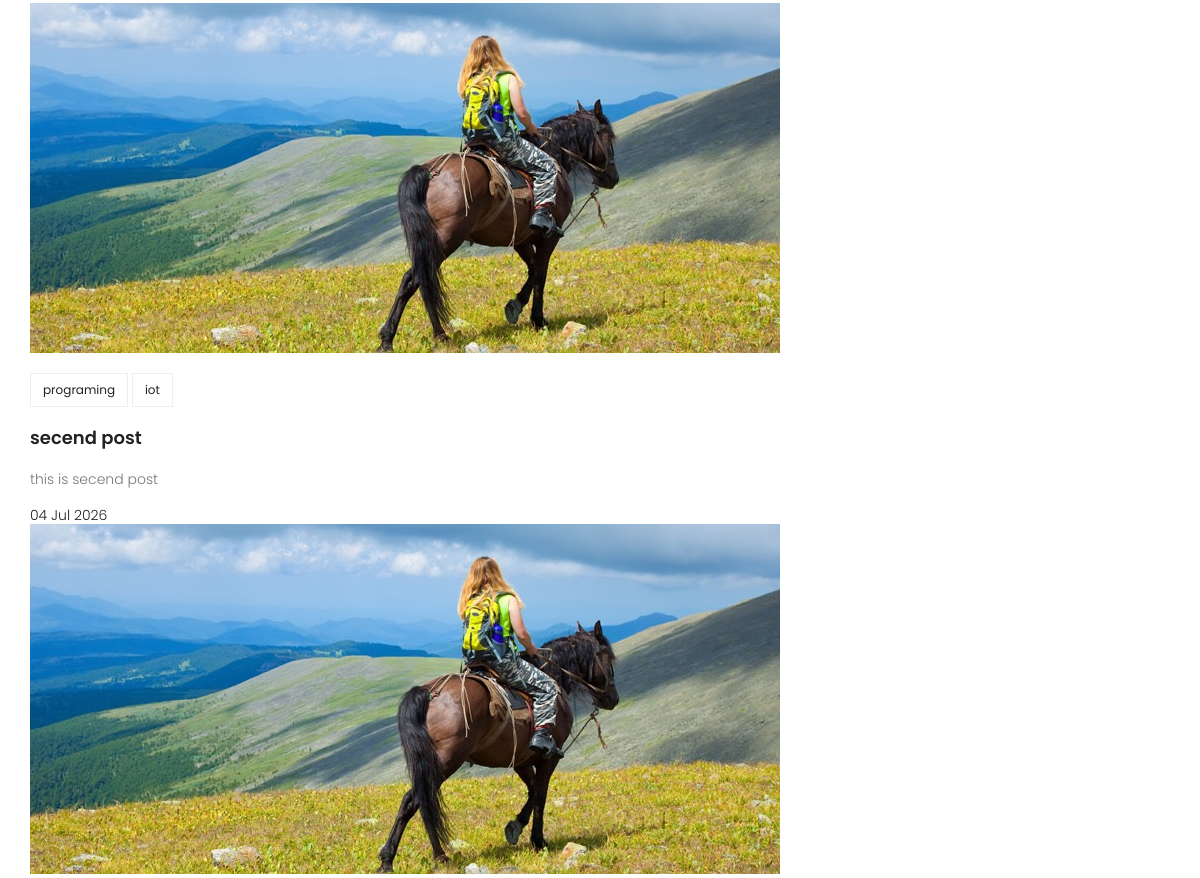
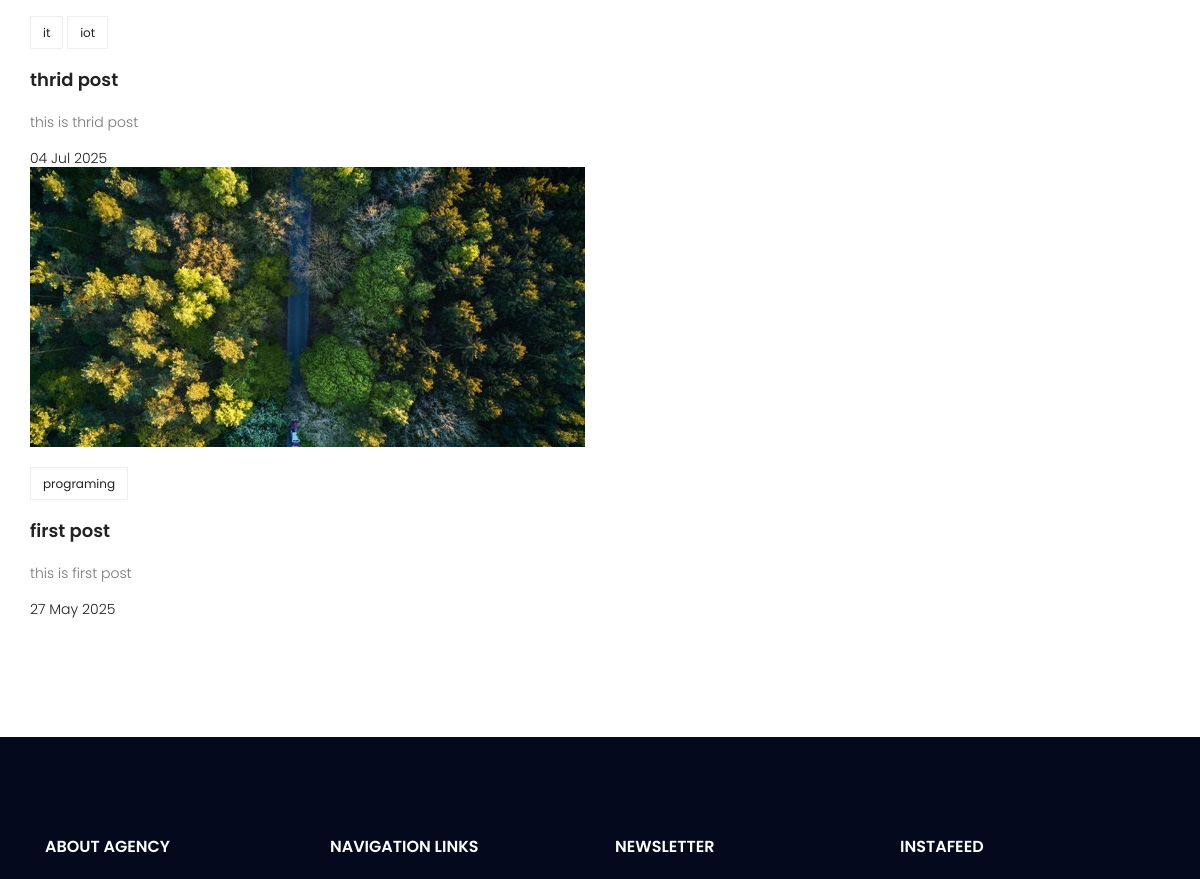
/ (middle part), run on an earlier commit of the app's database (2 pictures, top to bottom).
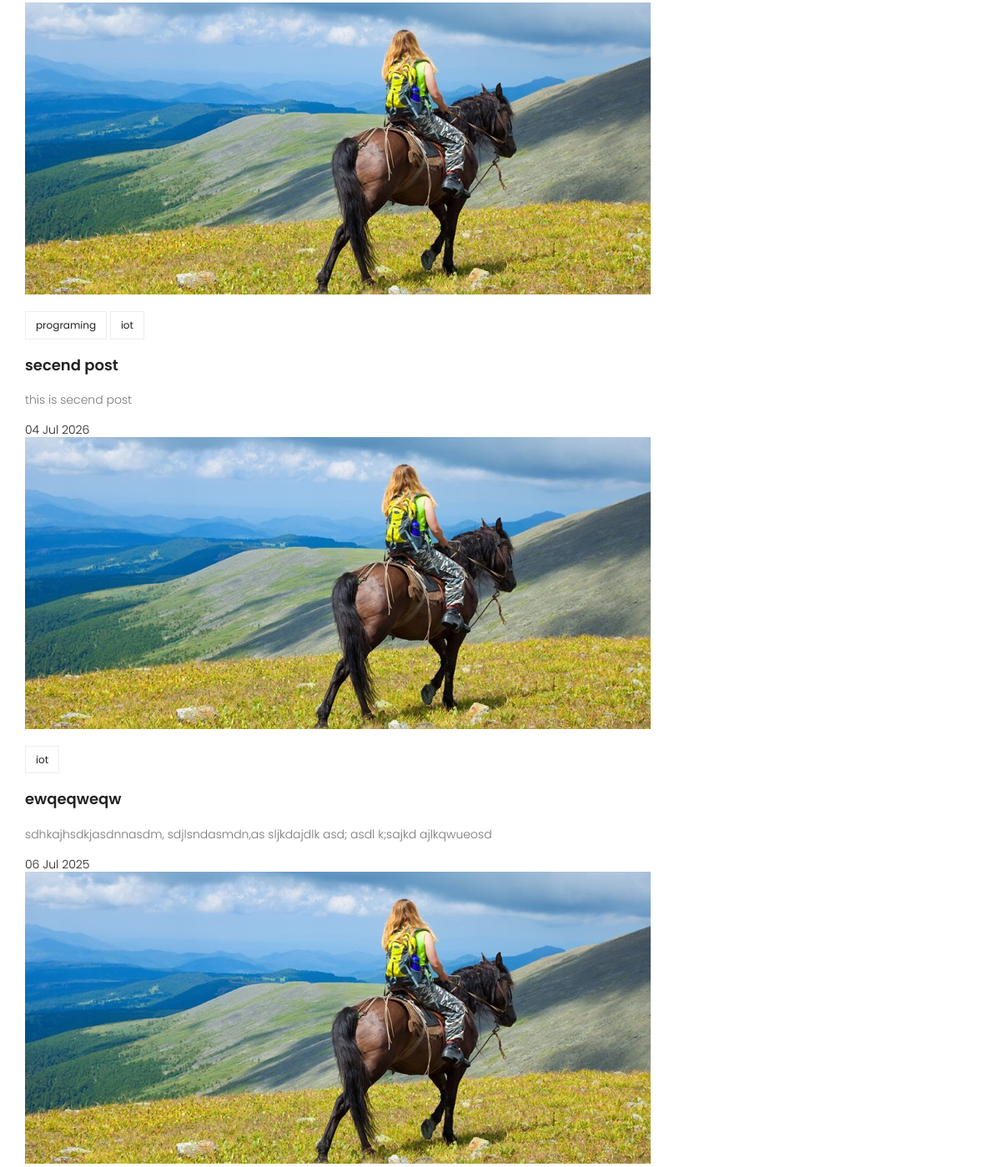
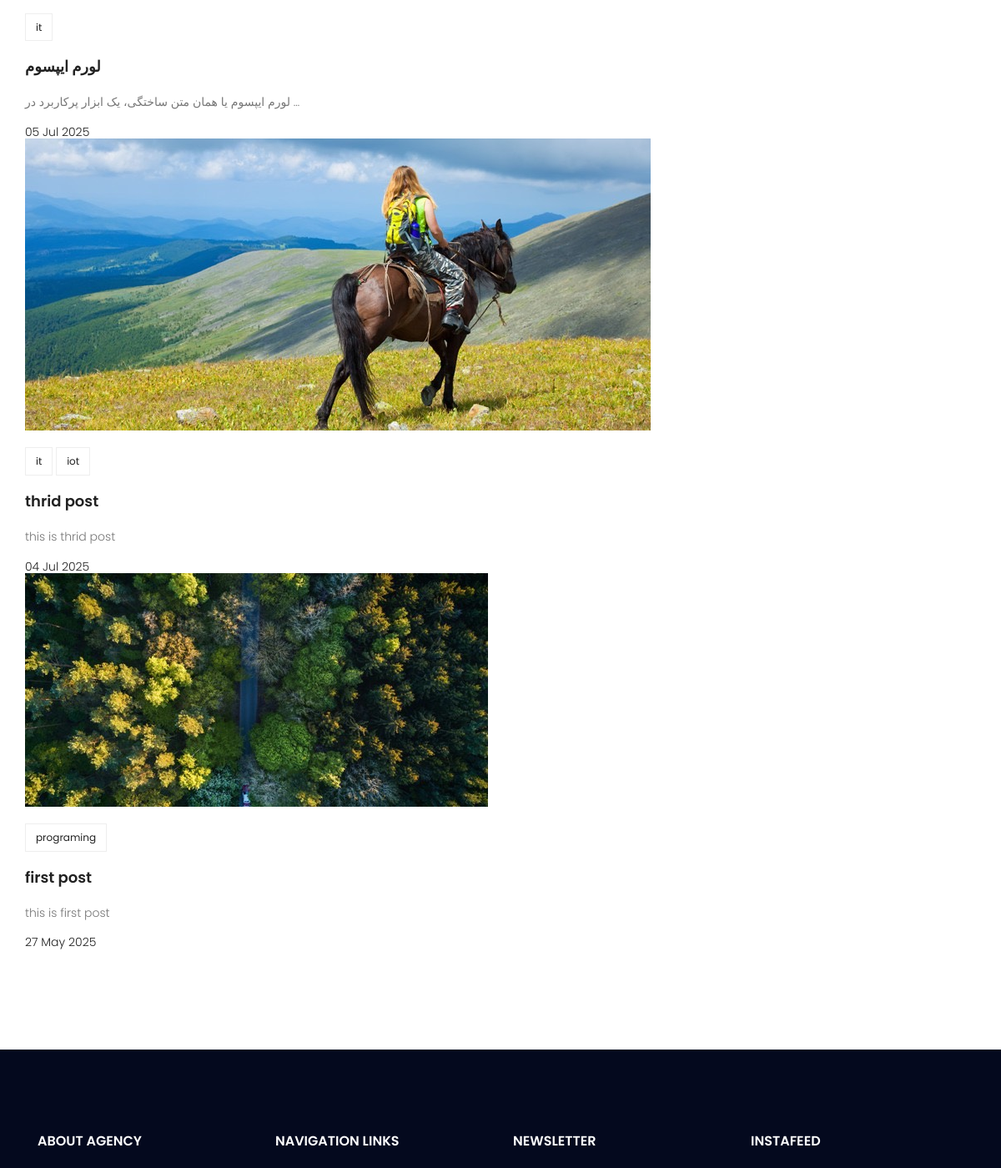
And on a later commit of the database (2 pictures, top to bottom).
### blog/models.py (models this page shows, shortened)
class post(models.Model):
    image =models.ImageField(upload_to='blog/',default='blog/default.jpg')
    author = models.ForeignKey(User, on_delete=models.SET_NULL,null=True)
    title=models.CharField(max_length=255)
    content=models.TextField()
    category =models.ManyToManyField(Category)
    counted_views = models.IntegerField(default=0)
    status = models.BooleanField(default=False)
    published_date = models.DateTimeField(null=True)
    created_date = models.DateTimeField(auto_now_add=True)
    updated_date = models.DateTimeField(auto_now=True)
    class Meta:
        ordering=['-created_date']

class Category(models.Model):
    name=models.CharField(max_length=255)
    def __str__(self):
        return self.name

### website/views.py (the view)
# urls.py: path('',index_view,name='index'),
def index_view(request):
    return render(request,'website/index.html')

### website/templatetags/website_tags.py (called while the page is built)
@register.inclusion_tag('website/tags/website_latestpost.html')
def lastest_p():
    lastest = post.objects.filter(published_date__lte=timezone.now(),status=True).order_by('-published_date')
    return {'lastest':lastest[:6]}

### templates/website/index.html (shortened to what this page needs)
{% extends 'base.html' %}
{%load website_tags%}
{% load static %}
{% block content %}
  {% lastest_p %}
{%endblock%}

### templates/website/tags/website_latestpost.html (shortened to what this page needs)
{% load static %}
<section class="recent-blog-area section-gap">
    <div class="container">
        <div class="row">
            <div class="active-recent-blog-carusel">
                {% for post in lastest %}
                    <div class="single-recent-blog-post item">
                        <div class="thumb">
                            <img class="img-fluid" src="{{ post.image.url }}" alt="">
                        </div>
                        <div class="details">
                            <div class="tags">
                                <ul>
                                    {% for cat in post.category.all %}
                                        <li>
                                            <a href="{% url "blog:category" cat_name=cat.name %}">{{ cat }}</a>
                                        </li>
                                    {% endfor %}
                                </ul>
                            </div>
                            <a href="{% url "blog:single" pid=post.id %}">
                                <h4 class="title">{{ post.title }}</h4>
                            </a>
                            <p>{{ post.content|truncatewords:10 }}</p>
                            <h6 class="date">{{ post.published_date|date:"d M Y" }}</h6>
                        </div>
                    </div>
                {% endfor %}
            </div>
        </div>
    </div>
</section>

What changed in the data, as far as the page shows it:
added post: image (placeholder picture), title "ewqeqweqw", content "sdhkajhsdkjasdnnasdm, sdjlsndasmdn,as sljkdajdlk asd; asdl k;sajkd ajlkqwueosd", published_date "06 Jul 2025", Category (name "iot")
added post: image (placeholder picture), title "لورم ایپسوم", content "لورم ایپسوم یا همان متن ساختگی، یک ابزار پرکاربرد در …", published_date "05 Jul 2025", Category (name "it")
